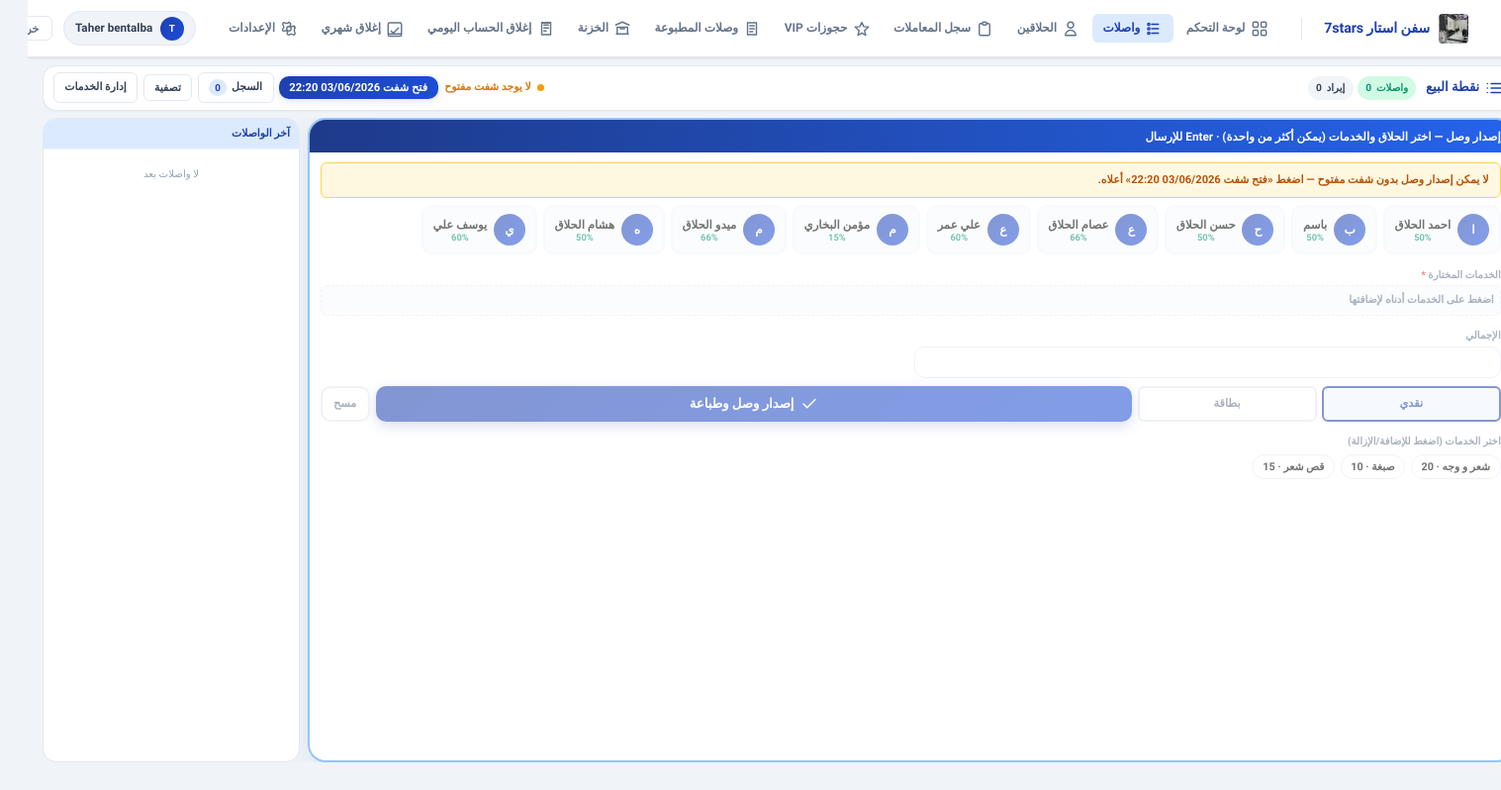
The app's page /app/queue/ (signed in) with its own data.
### core/models.py (models this page shows, shortened)
class TimestampedModel(models.Model):
    created_at = models.DateTimeField(auto_now_add=True, db_index=True)
    updated_at = models.DateTimeField(auto_now=True, db_index=True)
    class Meta:
        abstract = True

class SystemSetting(TimestampedModel):
    key = models.CharField(max_length=80, unique=True)
    value = models.CharField(max_length=255, blank=True, default="")
    description = models.CharField(max_length=255, blank=True, default="")

class Service(TimestampedModel):
    name = models.CharField(max_length=120)
    category = models.ForeignKey(
        "core.ServiceCategory",
        on_delete=models.SET_NULL,
        null=True,
        blank=True,
        related_name="services",
    )
    base_price = models.DecimalField(max_digits=10, decimal_places=2, default=0)
    is_active = models.BooleanField(default=True)

### accounts/models.py (models this page shows, shortened)
class User(AbstractUser):
    role = models.CharField(max_length=20, choices=UserRole.choices, default=UserRole.CASHIER)

class BarberProfile(models.Model):
    user = models.OneToOneField(
        "accounts.User",
        on_delete=models.CASCADE,
        related_name="barber_profile",
        null=True,
        blank=True,
    )
    name = models.CharField(max_length=120, blank=True, default="", verbose_name="اسم الحلاق")
    default_commission_pct = models.DecimalField(max_digits=5, decimal_places=2, default=0)
    is_active = models.BooleanField(default=True)
    class Meta:
        ordering = ["name"]
    @property
    def display_name(self) -> str:
        n = (self.name or "").strip()
        if n:
            return n
        if self.user_id:
            return self.user.get_full_name() or self.user.username
        return "حلاق"
    @property
    def initial_letter(self) -> str:
        d = self.display_name
        return d[:1].upper() if d else "?"

### barber_ms/views.py (the view, shortened to what this page needs)
# urls.py: path("queue/", views.queue_view, name="queue"),
@login_required
def queue_view(request):
    if not _is_cashier_or_admin(request.user):
        messages.error(request, "ليس لديك صلاحية الوصول لهذه الصفحة.")
    if request.user.role == UserRole.BARBER:
        logout(request)
        messages.warning(request, "الدخول متاح للإدارة والكاشير فقط.")
        return redirect("login")
    form = QueueTicketForm()
    flt = _queue_filters(request)
    shift_ctx = shift_ui_context(request.user)
    current_shift = shift_ctx["current_shift"]
    base_qs = Ticket.objects.select_related("customer", "barber__user").prefetch_related(
        "receipts"
    )
    filtered_qs = _apply_ticket_filters(base_qs, flt, open_shift=current_shift)
    recent_completed = (
        base_qs.filter(status=TicketStatus.COMPLETED)
        .select_related("service", "barber")
        .prefetch_related("items__service")
        .order_by("-completed_at")[:10]
    )
    active_barbers = BarberProfile.objects.filter(is_active=True).select_related("user").order_by(
        "name"
    )
    stats = _queue_stats(filtered_qs)
    return render(
        request,
        "frontend/queue.html",
        {
            "form": form,
            "recent_completed": recent_completed,
            "pos_services": _active_services_qs(),
            "filters": flt,
            "queue_stats": stats,
            "history_count": stats["total"],
            "active_barbers": active_barbers,
            **shift_ctx,
            "ticket_status_choices": TicketStatus.choices,
            "ticket_status_labels": {
                TicketStatus.WAITING: "انتظار",
                TicketStatus.IN_PROGRESS: "قيد التنفيذ",
                TicketStatus.COMPLETED: "مكتمل",
                TicketStatus.CANCELLED: "ملغى",
            },
            "return_qs": request.GET.urlencode(),
            "services_json": json.dumps(
                [
                    {"id": s.id, "name": s.name, "price": str(s.base_price or "0")}
                    for s in Service.objects.filter(is_active=True).order_by("name")
                ],
                ensure_ascii=False,
            ),
            "is_admin": _is_admin(request.user),
        },
    )

### templates/frontend/queue.html (shortened to what this page needs)
{% extends "frontend/base.html" %}
{% block content %}
<div class="queue-v2" id="queuePage">
  <header class="qv-toolbar">
    <div style="display:flex;align-items:center;gap:.65rem;flex-wrap:wrap">
      <span class="qv-toolbar-title">{% include "frontend/partials/icon.html" with name="queue" size=18 %} نقطة البيع</span>
      <div class="qv-metrics">
        <span class="qm d">واصلات <b>{{ queue_stats.completed }}</b></span>
        <span class="qm">إيراد <b>{{ queue_stats.revenue|floatformat:0 }}</b></span>
      </div>
    </div>
    <div class="qv-actions" style="align-items:center">
      {% include "frontend/partials/shift_controls.html" with can_close_shift=can_close_shift %}
      <a href="{% url 'frontend:transactions_log' %}{% if return_qs %}?{{ return_qs }}{% endif %}" class="qv-btn">
        السجل <span class="badge-count">{{ history_count|default:0 }}</span>
      </a>
      <button type="button" class="qv-btn" data-open="modalFilters">تصفية</button>
      <a href="{% url 'frontend:settings' %}#sec-services" class="qv-btn">إدارة الخدمات</a>
    </div>
  </header>
  <div class="qv-main">
    <section class="qv-pos" id="posPanel">
      <div class="qv-pos-hd">إصدار وصل — اختر الحلاق والخدمات (يمكن أكثر من واحدة) · Enter للإرسال</div>
      <div class="qv-pos-bd">
        {% if not current_shift %}
        <div class="pos-shift-warn">لا يمكن إصدار وصل بدون شفت مفتوح — اضغط «فتح {{ next_shift_label }}» أعلاه.</div>
        {% endif %}
        <form method="post" novalidate id="addForm" autocomplete="off"{% if not current_shift %} style="opacity:.55;pointer-events:none"{% endif %}>
          <div class="barber-strip" id="barberRail" role="list">
            {% for bp in form.barber_id.field.queryset %}
            <button type="button" class="barber-chip" role="listitem"
              data-barber-id="{{ bp.pk }}"
              data-barber-comm="{{ bp.default_commission_pct|floatformat:0 }}"
              aria-pressed="false">
              <span class="bc-ava">{{ bp.initial_letter }}</span>
              <span>
                <span class="bc-name">{{ bp.display_name }}</span>
                <span class="bc-comm">{{ bp.default_commission_pct|floatformat:0 }}%</span>
              </span>
            </button>
            {% empty %}
            <span style="font-size:.75rem;color:var(--muted)">لا حلاقين نشطين</span>
            {% endfor %}
          </div>
          <div class="pos-compact">
            <div class="full">
              <label class="pos-lbl">الخدمات المختارة <span class="req">*</span></label>
              <div class="pos-selected-services" id="posSelectedServices">
                <span class="empty-hint" id="posSelectedEmpty">اضغط على الخدمات أدناه لإضافتها</span>
              </div>
            </div>
            <div>
              <label class="pos-lbl">الإجمالي</label>
              {{ form.initial_amount }}
            </div>
            <div class="pos-row-actions full">
              <div class="pay-toggles" id="payToggles">
                <button type="button" class="pay-tog is-on" data-pay="CASH">نقدي</button>
                <button type="button" class="pay-tog" data-pay="CARD">بطاقة</button>
              </div>
              <button type="submit" class="btn-pos-submit" id="btnPosSubmit">
                {% include "frontend/partials/icon.html" with name="check" size=18 %} إصدار وصل وطباعة
              </button>
              <button type="button" class="btn-pos-clear" id="btnPosClear">مسح</button>
            </div>
            {% if pos_services %}
            <div class="full" style="margin-top:.35rem">
              <p class="pos-lbl" style="margin-bottom:.3rem">اختر الخدمات (اضغط للإضافة/الإزالة)</p>
              <div class="chip-panel" id="serviceQuickChips">
                {% for svc in pos_services %}
                <button type="button" class="chip service-quick" data-svc-id="{{ svc.id }}" data-price="{{ svc.base_price|floatformat:0 }}">{{ svc.name }} · {{ svc.base_price|floatformat:0 }}</button>
                {% endfor %}
              </div>
            </div>
            {% endif %}
          </div>
        </form>
      </div>
    </section>
    <aside class="qv-side">
      <div class="qv-preview">
        <div class="qv-preview-hd run-h">آخر الواصلات</div>
        <div class="qv-preview-list">
          {% for t in recent_completed %}
          <div class="qv-preview-item" style="cursor:default">
            <div class="pi-name">{% if t.shift_sequence %}#{{ t.shift_sequence }}{% else %}—{% endif %} · {% with items=t.items.all %}{% if items %}{% for item in items %}{{ item.service.name }}{% if not forloop.last %}+{% endif %}{% endfor %}{% elif t.service %}{{ t.service.name }}{% else %}{{ t.description }}{% endif %}{% endwith %}</div>
            <div class="pi-meta"><span class="pi-barber">{{ t.barber.display_name }}</span> · {{ t.total|floatformat:0 }} {{ sys.currency|default:"د.ل" }}</div>
          </div>
          {% empty %}
          <div class="qv-preview-empty">لا واصلات بعد</div>
          {% endfor %}
        </div>
      </div>
    </aside>
  </div>
</div>
{% endblock %}

### templates/frontend/base.html (shortened to what this page needs)
<!DOCTYPE html>
<html lang="ar" dir="rtl">
<head>
</head>
<body>
  <header class="app-nav">
    <div class="nav-inner">
      <a class="nav-brand" href="{% url 'frontend:dashboard' %}">
        {% if sys.logo %}
          <img src="/media/{{ sys.logo }}" alt="{{ sys.business_name }}">
        {% endif %}
        <span>{{ sys.business_name|default:"Barber Pro" }}</span>
      </a>
      <nav class="nav-links" aria-label="التنقل الرئيسي">
        <a href="{% url 'frontend:dashboard' %}" class="{% if request.resolver_match.url_name == 'dashboard' %}active{% endif %}">
          <span class="nav-link-icon">
          </span>
          <span class="label">لوحة التحكم</span>
        </a>
        <a href="{% url 'frontend:queue' %}" class="{% if request.resolver_match.url_name == 'queue' %}active{% endif %}">
          <span class="nav-link-icon">
            <svg viewBox="0 0 24 24" fill="none" stroke="currentColor" stroke-width="1.9" stroke-linecap="round" stroke-linejoin="round" aria-hidden="true">
              <path d="M8 6h9" />
              <path d="M8 12h9" />
              <path d="M8 18h9" />
              <circle cx="4" cy="6" r="1.5" />
              <circle cx="4" cy="12" r="1.5" />
              <circle cx="4" cy="18" r="1.5" />
            </svg>
          </span>
          <span class="label">واصلات</span>
        </a>
        <a href="{% url 'frontend:barbers_list' %}" class="{% if request.resolver_match.url_name == 'barbers_list' or request.resolver_match.url_name == 'barber_operations' %}active{% endif %}">
          <span class="nav-link-icon">
            <svg viewBox="0 0 24 24" fill="none" stroke="currentColor" stroke-width="1.9" stroke-linecap="round" stroke-linejoin="round" aria-hidden="true">
              <path d="M16 7a4 4 0 11-8 0 4 4 0 018 0zM12 14a7 7 0 00-7 7h14a7 7 0 00-7-7z" />
            </svg>
          </span>
          <span class="label">الحلاقين</span>
        </a>
        <a href="{% url 'frontend:transactions_log' %}" class="{% if request.resolver_match.url_name == 'transactions_log' %}active{% endif %}">
          <span class="nav-link-icon">
            <svg viewBox="0 0 24 24" fill="none" stroke="currentColor" stroke-width="1.9" stroke-linecap="round" stroke-linejoin="round" aria-hidden="true">
              <path d="M9 5H7a2 2 0 00-2 2v12a2 2 0 002 2h10a2 2 0 002-2V7a2 2 0 00-2-2h-2" />
              <path d="M9 5a2 2 0 002 2h2a2 2 0 002-2M9 5a2 2 0 012-2h2a2 2 0 012 2" />
            </svg>
          </span>
          <span class="label">سجل المعاملات</span>
        </a>
        {% if request.user.role == "ADMIN" or request.user.role == "CASHIER" or request.user.is_superuser %}
        <a href="{% url 'frontend:vip:vip_bookings_list' %}" class="{% if 'vip_booking' in request.resolver_match.url_name %}active{% endif %}">
          <span class="nav-link-icon">
            <svg viewBox="0 0 24 24" fill="none" stroke="currentColor" stroke-width="1.9" stroke-linecap="round" stroke-linejoin="round" aria-hidden="true">
              <path d="M12 17.75l-5.25 3.15 1.6-6.18L3 9.75l6.35-.55L12 3.5l2.65 5.7 6.35.55-5.35 4.97 1.6 6.18z" />
            </svg>
          </span>
          <span class="label">حجوزات VIP</span>
        </a>
        <a href="{% url 'frontend:vip:receipts_list' %}" class="{% if 'receipt' in request.resolver_match.url_name %}active{% endif %}">
          <span class="nav-link-icon">
            <svg viewBox="0 0 24 24" fill="none" stroke="currentColor" stroke-width="1.9" stroke-linecap="round" stroke-linejoin="round" aria-hidden="true">
              <path d="M6 4h12v16H6z" />
              <path d="M9 8h6" />
              <path d="M9 12h6" />
              <path d="M9 16h4" />
            </svg>
          </span>
          <span class="label">وصلات المطبوعة</span>
        </a>
        <a href="{% url 'frontend:treasury' %}" class="{% if request.resolver_match.url_name == 'treasury' %}active{% endif %}">
          <span class="nav-link-icon">
            <svg viewBox="0 0 24 24" fill="none" stroke="currentColor" stroke-width="1.9" stroke-linecap="round" stroke-linejoin="round" aria-hidden="true">
              <path d="M4 19h16" />
              <path d="M3 7l9-4 9 4" />
              <path d="M5 19V10h14v9" />
              <path d="M9 12h6" />
            </svg>
          </span>
          <span class="label">الخزنة</span>
        </a>
        <a href="{% url 'frontend:daily_close' %}" class="{% if request.resolver_match.url_name == 'daily_close' %}active{% endif %}">
          <span class="nav-link-icon">
            <svg viewBox="0 0 24 24" fill="none" stroke="currentColor" stroke-width="1.9" stroke-linecap="round" stroke-linejoin="round" aria-hidden="true">
              <path d="M9 7h6" />
              <path d="M9 11h6" />
              <path d="M9 15h3" />
              <path d="M6 4h12v16H6z" />
              <path d="M6 4l12 0" />
            </svg>
          </span>
          <span class="label">إغلاق الحساب اليومي</span>
        </a>
        <a href="{% url 'frontend:monthly_close' %}" class="{% if request.resolver_match.url_name == 'monthly_close' %}active{% endif %}">
          <span class="nav-link-icon">
            <svg viewBox="0 0 24 24" fill="none" stroke="currentColor" stroke-width="1.9" stroke-linecap="round" stroke-linejoin="round" aria-hidden="true">
              <path d="M4 19h16" />
              <path d="M7 15l3 3 7-7" />
              <rect x="3" y="4" width="18" height="18" rx="2" />
            </svg>
          </span>
          <span class="label">إغلاق شهري</span>
        </a>
        {% endif %}
        <a href="{% url 'frontend:settings' %}" class="{% if request.resolver_match.url_name == 'settings' %}active{% endif %}">
          <span class="nav-link-icon">
          </span>
          <span class="label">الإعدادات</span>
        </a>
      </nav>
      <div class="nav-user">
        <div class="user-chip">
          <div class="user-avatar">{{ request.user.get_full_name|default:request.user.username|slice:":1" }}</div>
          <span>{{ request.user.get_full_name|default:request.user.username }}</span>
        </div>
        <form method="post" action="{% url 'logout' %}">
          <button class="btn-logout" type="submit">خروج</button>
        </form>
      </div>
    </div>
  </header>
  <main class="page-wrap">
    {% block content %}{% endblock %}
  </main>
  {% include "frontend/partials/swal_global.html" %}
</body>
</html>

### records on screen
SystemSetting: business_name "سفن استار 7stars"
User: user.get_full_name "T", user.get_full_name "Taher bentalba"
BarberProfile: initial_letter "ا", display_name "احمد الحلاق"
BarberProfile: initial_letter "ب"
BarberProfile: initial_letter "ح", display_name "حسن الحلاق"
BarberProfile: initial_letter "ع", display_name "عصام الحلاق"
BarberProfile: initial_letter "ع", display_name "علي عمر"
BarberProfile: initial_letter "م", display_name "مؤمن البخاري"
BarberProfile: initial_letter "م", display_name "ميدو الحلاق"
BarberProfile: initial_letter "ه", display_name "هشام الحلاق"
BarberProfile: initial_letter "ي", display_name "يوسف علي"
Service: name "شعر و وجه", base_price "20"
Service: name "صبغة", base_price "10"
Service: name "قص شعر"

### other values on screen
{{ queue_stats.completed }} "0"
{{ next_shift_label }} "شفت 03/06/2026 22:20"
